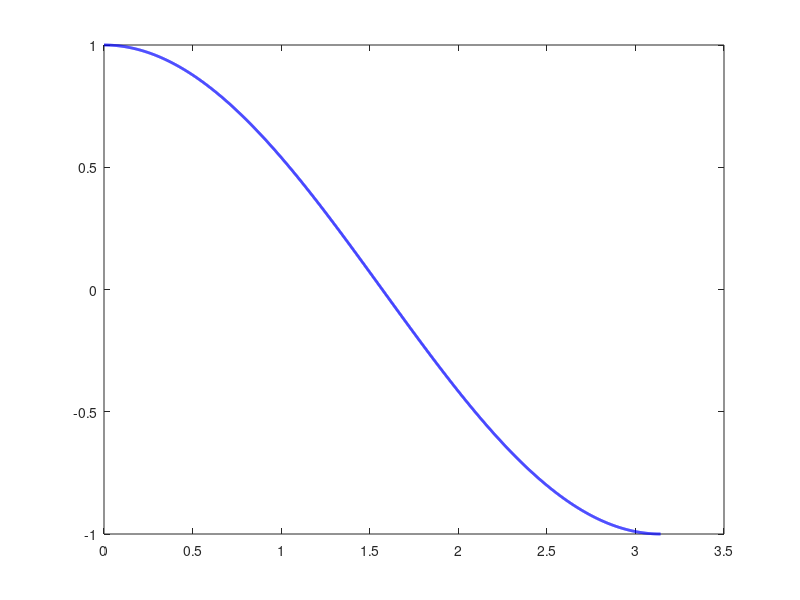

MATLAB code to generate this figure: (Note: this script raises an error after producing the figure.)
clear;
clc;

% Define the range of theta and the step size
% linspace generates 2000 values from 0 to pi (inclusive)
theta = linspace(0, pi, 2000);

% Initialize the cosine value (g_theta) and step counter
g_theta = 0;  % Initialize as a scalar to store cos(theta)
i = 1;  % Step index starts at 1

% Pre-allocate an array to store g(theta) values for plotting later
g_theta1 = zeros(2000, 1);  % Initialize a zero array with 2000 rows

% Begin the while loop
% Loop continues as long as g_theta is not approximately 0.999 and
% index i does not exceed the length of the theta array
while g_theta ~= 0.999 && i <= length(theta)
    
    % Compute the cosine of the current theta value
    g_theta = cos(theta(i));
    
    % Store the computed g_theta value in the pre-allocated array
    g_theta1(i) = g_theta;
    
    % Update the number of steps taken (i will be the step count)
    steps = i;
    
    % Increment the step counter
    i = i + 1;
end

% Display the number of steps taken before reaching the desired value
disp(['Number of steps: ', num2str(i-1)]);
disp(['Final g(theta) value: ', num2str(g_theta)]);

% Plot the results
figure;
plot(theta, g_theta1, 'b', 'LineWidth', 2);  % Plot cos(theta) values in blue
hold on;
yline(0.99999, 'r--', 'LineWidth', 2);  % Add a horizontal line for g(theta) ≈ 0.99999
legend('cos(\theta)', 'g(\theta) \approx 0.99999');
xlabel('\theta (radians)');  % Label for x-axis (theta in radians)
ylabel('g(\theta)');  % Label for y-axis (cosine values)
title('Cosine Function Approximation');  % Title of the plot
grid on;  % Turn on the grid for better readability
